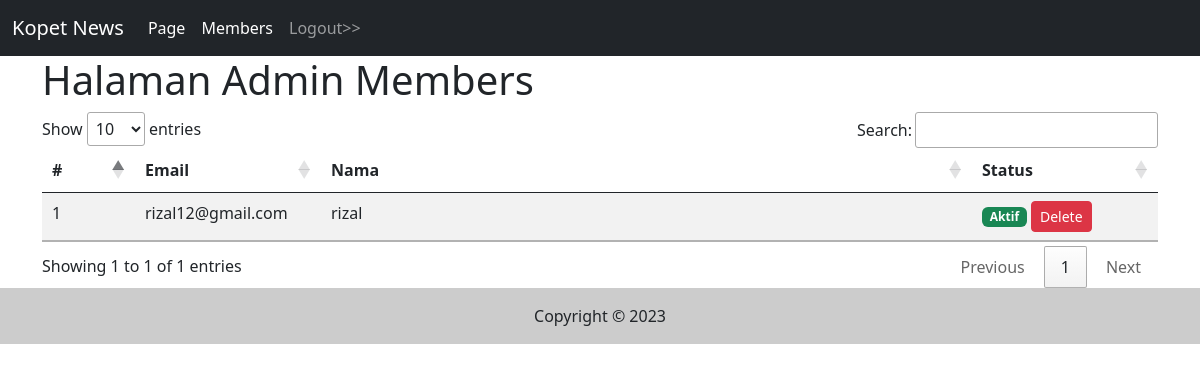
/admin/members.php?katakunci=rizal (signed in), run on the app's committed database.
### tables this page shows
CREATE TABLE `members` (
  `id` int NOT NULL,
  `username` varchar(255) NOT NULL,
  `email` varchar(255) NOT NULL,
  `password` varchar(255) NOT NULL,
  `status` text NOT NULL,
  `tgl_isi` timestamp NOT NULL DEFAULT CURRENT_TIMESTAMP
);

### admin/members.php (the view, shortened to what this page needs)
<?php include("inc_header.php") ?>
<?php
$katakunci = (isset($_GET['katakunci'])) ? $_GET['katakunci'] : "";
?>
<div class="container">
    <h1>Halaman Admin Members</h1>
    <table class="table table-striped" id="tableData">
        <thead>
            <tr>
                <th class="col-1">#</th>
                <th class="col-2">Email</th>
                <th>Nama</th>
                <th class="col-2">Status</th>
            </tr>
        </thead>
        <tbody>
            <?php
            $sqltambahan = "";
            $per_halaman = 10;
            if ($katakunci != '') {
                $array_katakunci = explode(" ", $katakunci);
                for ($x = 0; $x < count($array_katakunci); $x++) {
                    $sqlcari[] = "(username like '%" . $array_katakunci[$x] . "%' or email like '%" . $array_katakunci[$x] . "%')";
                }
                $sqltambahan = " where " . implode(" or ", $sqlcari);
            }
            $sql1 = "select * from members $sqltambahan";
            $page = isset($_GET['page']) ? (int) $_GET['page'] : 1;
            $mulai = ($page > 1) ? ($page * $per_halaman) - $per_halaman : 0;
            $nomor = $mulai + 1;
            $sql1 = $sql1 . " order by id desc limit $mulai,$per_halaman";
            $q1 = mysqli_query($koneksi, $sql1);
            while ($r1 = mysqli_fetch_array($q1)) {
                ?>
                <tr>
                    <td>
                        <?php echo $nomor++ ?>
                    </td>
                    <td>
                        <?php echo $r1['email'] ?>
                    </td>
                    <td>
                        <?php echo $r1['username'] ?>
                    </td>
                    <td>
                        <?php
                        if ($r1['status'] == '1') {
                            ?>
                            <span class="badge bg-success">Aktif</span>
                            <?php
                        } else {
                            ?>
                            <span class="badge bg-light">Belum Aktif</span>
                            <?php
                        }
                        ?>
                        <a href="members.php?op=delete&id=<?= $r1['id']; ?>" class="btn btn-sm btn-danger"
                            onclick="return confirm('Apakah yakin mau hapus data ?')">
                            Delete
                        </a>
                    </td>
                </tr>
                <?php
            }
            ?>
        </tbody>
    </table>
</div>
<?php include("inc_footer.php") ?>

### data on the page
members: email "rizal12@gmail.com", username "rizal", status "Aktif"
